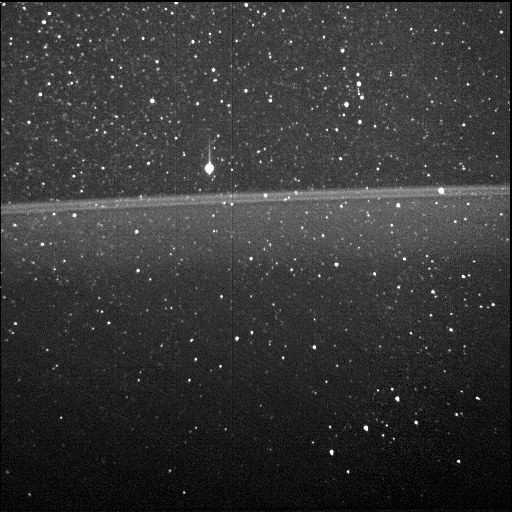
#> input picture imagenes/Estrellas.png, 512 x 512 px
$ jupyter execute tp1.ipynb
#> lines starting #> are read from the running program, lines starting #| are printed output that depends on the picture; after the words box and inside, x2 and y2 are one past the last pixel; in counts of white or black regions, pixels touching at a corner belong together
[cell 1]
import numpy as np
import matplotlib.pyplot as plt
import cv2 as cv

[cell 2]
# Leemos la imagen e imprimimos sus caracteristicas

img = cv.imread('Estrellas.png',cv.IMREAD_GRAYSCALE)
#> img is the input picture: shape (512, 512); min 0, max 255, mean 53.3

print('Estructura de la imagen: {}'.format(img.shape))
#| Estructura de la imagen: (512, 512)
print('Cantidad total de pixeles: {}'.format(img.size))
#| Cantidad total de pixeles: 262144
print('Tipo de dato de cada pixel: {}'.format(img.dtype))
#| Tipo de dato de cada pixel: uint8

if len(img.shape)==3:
    print('Imagen COLOR')
else:
    print('Imagen BW')

[cell 3]
# Muestamos la imagen original

plt.imshow(img, cmap='gray');

[cell 4]
# Para encontrar la estrella mas brillante, primero intentamos buscando el pixel con mayor valor

(minVal, maxVal, minLoc, maxLoc) = cv.minMaxLoc(img) # Obtenemos valore y posicion de los pixeles máximos y mínimos
#> minVal = 0; maxVal = 255; minLoc = (0, 0); maxLoc = (237, 338)

anotaciones = np.zeros(img.shape, dtype='uint8') # Creamos una máscara donde hacer las anotaciones
cv.circle(anotaciones, maxLoc,20,255,2,cv.LINE_AA) # Dibujamos un circulo en la posición encontrada
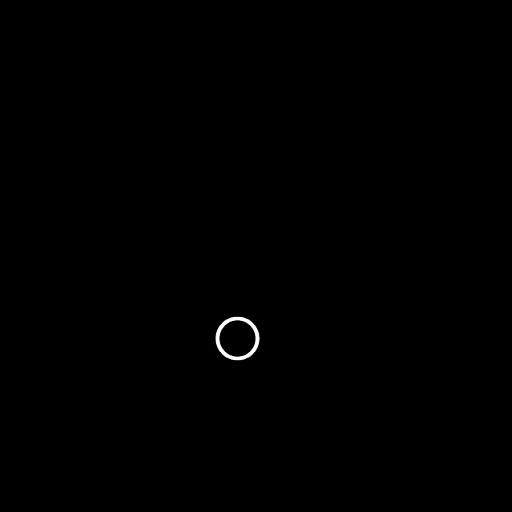
#> anotaciones: shape (512, 512); min 0, max 255, mean 0.5

img_suma = cv.add(img,anotaciones)
plt.imshow(img_suma, cmap='gray');

[cell 5]
'''
Vemos que el pixel con un mayor valor no se corresponde con la estrella más brillante.
Esto se puede pasar porque la imagen original tiene bastente ruido, para ver que está pasando podemos hacer un perfil
de las intensidades en la columna que aparece este punto brillante.

'''

perfil = img[:,maxLoc[0]]
#> perfil = 512 values, max 255 at index 338, min 0 at index 0, mean 57.09
plt.plot(perfil)
plt.show()
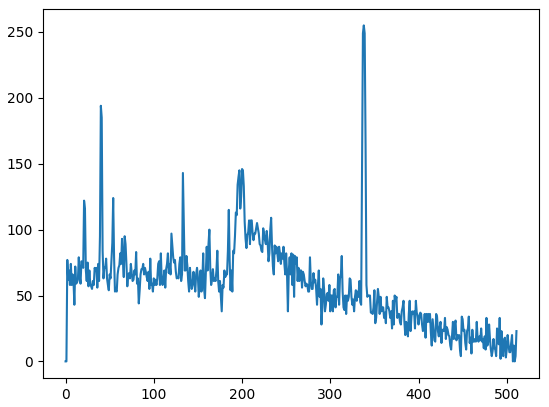
#> figure drawn by matplotlib, 1 panel; curve peaks at x = 338, y = 255

[cell 6]
'''
Vemos en el perfil que es un solo un par de pixeles son los que tienen un valor de intensidad muy alto,
que no significa que sea un punto de mucho brillo sino que puede ser producto del ruido de la imagen.

Para poder solucionar esto, intentamos haciendo un blur gausiano de la imagen para mezclar los colores de cada pixel
con los de los pixeles vecinos, asi reduciendo el rudio.

Comparamos el mismo perfil, ahora con la imagen blureada.
'''

img_blur = cv.GaussianBlur(img,(5,5),0)
perfil = img_blur[:,maxLoc[0]]
#> perfil = 512 values, max 207 at index 338, min 8 at index 508, mean 56.18
plt.plot(perfil)
plt.show()
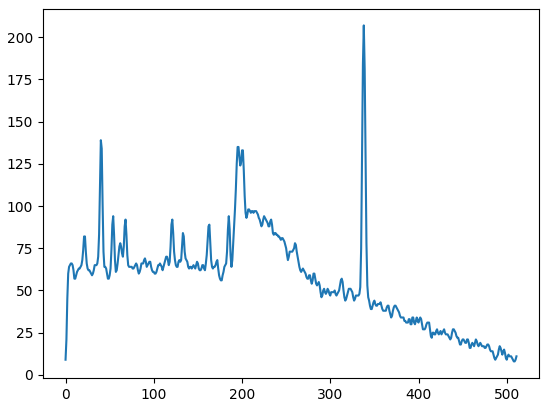
#> figure drawn by matplotlib, 1 panel; curve peaks at x = 338, y = 207

[cell 7]
# Mostramos la imagen con el blur

plt.imshow(img_blur, cmap='gray');

[cell 8]
maxLoc
#> Out = (237, 338)

[cell 9]
# Volvemos a buscar el punto mas brillante, ahora con la imagen procesada

(minVal, maxVal, minLoc, maxLoc) = cv.minMaxLoc(img_blur)
#> maxVal = 249; minLoc = (511, 483); maxLoc = (209, 166)
anotaciones = np.zeros(img.shape, dtype='uint8')
cv.circle(anotaciones, maxLoc,20,255,2,cv.LINE_AA)
img_suma = cv.add(img,anotaciones)
plt.imshow(img_suma, cmap='gray');

[cell 10]
# Podemos ver el perfil de esta columna ahora.

perfil = img[:,maxLoc[0]]
#> perfil = 512 values, max 249 at index 42, min 0 at index 0, mean 64.77
plt.plot(perfil)
plt.show()
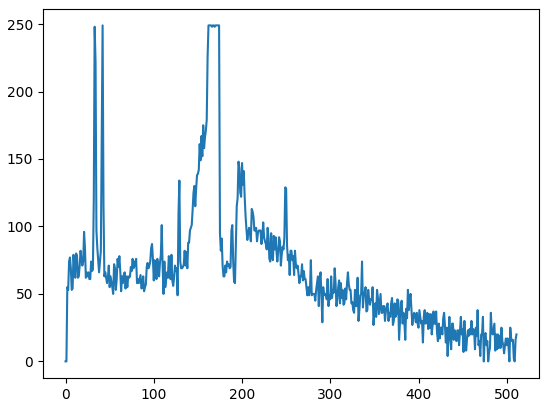
#> figure drawn by matplotlib, 1 panel; curve peaks at x = 42, y = 249

perfil = img_blur[:,maxLoc[0]]
#> perfil = 512 values, max 249 at index 166, min 8 at index 0, mean 62.5
plt.plot(perfil)
plt.show()
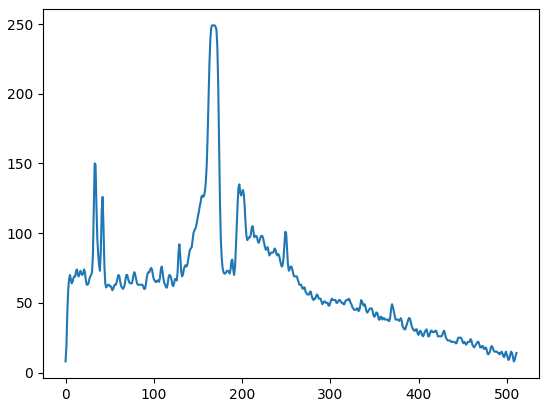
#> figure drawn by matplotlib, 1 panel; curve peaks at x = 166, y = 249

[cell 11]
'''
Podemos sino, buscar una manera de identificar todas las esterllas dentro de la imagen,
para luego ver cual es el brillo y tamaño de cada una y encontrar tambien así las mas grande.

Par eso, primero usamos una función para transformar nuestra imagen en otra que solo tenga pixeles
blancos y negros segun si en esa posición el pixel tenia una intensidad mayor o menor a un limite
que elegimos nosotros.
'''
limite = 160
ret, img_binaria = cv.threshold(img,limite,255, cv.THRESH_BINARY)
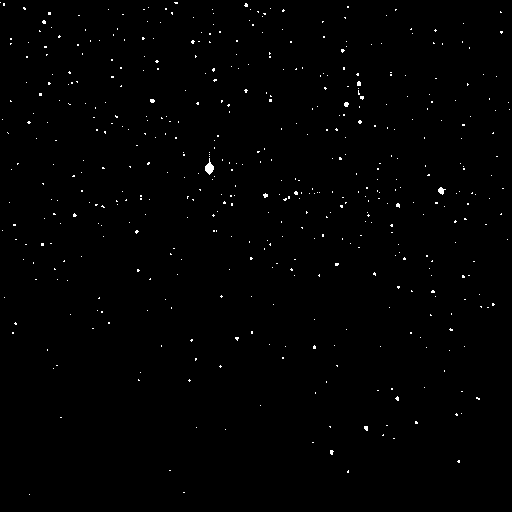
#> img_binaria: shape (512, 512); 0.62% white in thin lines or dots
#> ret = 160
plt.imshow(img_binaria, cmap='gray');

[cell 12]
'''
Teniendo ahora esta imagen que llamamos binaria, podemos usar otra función de OpenCV que busca los contornos de los pixeles
y para cada uno, buscamos el circulo mas chico que contenga a este contorno.

Para cada uno de estos circulos (que tienen el tamaño de cada estella), buscamos su posicion, su tamaño,
y usandolo como máscara sobre la imagen original el brillo medio que tiene la esterlla.
'''

contornos, jerarquia = cv.findContours(img_binaria,cv.RETR_LIST,cv.CHAIN_APPROX_NONE)
#> contornos = 482 contours, 480 with area under 20; largest, box (x1, y1, x2, y2) and area: (205, 158, 214, 175) 64, (438, 187, 446, 195) 26; jerarquia = 482 rows, first 6: [1, -1, -1, -1], [2, 0, -1, -1], [3, 1, -1, -1], [4, 2, -1, -1], [5, 3, -1, -1], [6, 4, -1, -1]


anotaciones = np.zeros(img.shape, dtype='uint8') # Creamos una imagen donde ir dibujando todos los circulos
estrellas = [] # Creamos la lista de estrellas
n = 1

for i in contornos:
    # Primero buscamos la posición y tamaño de cada circulo:
    pos, radio = cv.minEnclosingCircle(i)

    # Para poder usar la posición tenemos que pasarlo a una tupla de enteros
    pos_int = list(pos)
    pos_int[0] = int(pos_int[0])
    pos_int[1] = int(pos_int[1])
    pos = tuple(pos_int)

    # Dibujamos todos los circulos en una misma imagen
    cv.circle(anotaciones, pos,int(radio),255,2,cv.LINE_AA)

    # Para cada estrella, calculamos su área y brillo medio
    area = cv.contourArea(i)
    mascara = np.zeros(img.shape, dtype='uint8')
    cv.circle(mascara, pos,int(radio),255,2,cv.LINE_AA)
    brillo_medio = cv.mean(img, mask=mascara)[0]

    # Guardamos toda la información en una lista
    n += 1
    estrellas.append({'ID': n,'Ubicación': pos,'Tamaño': area,'Brillo': brillo_medio})
#> this loop made 482 passes
#> (i, radio, area, brillo_medio) on passes 2, 4, 7: ([[183, 492], [184, 492]], 0.5, 0, 75.73), ([[169, 470], [170, 470]], 0.5, 0, 75.07), ([[312, 442], [313, 442]], 0.5, 0, 75.07)
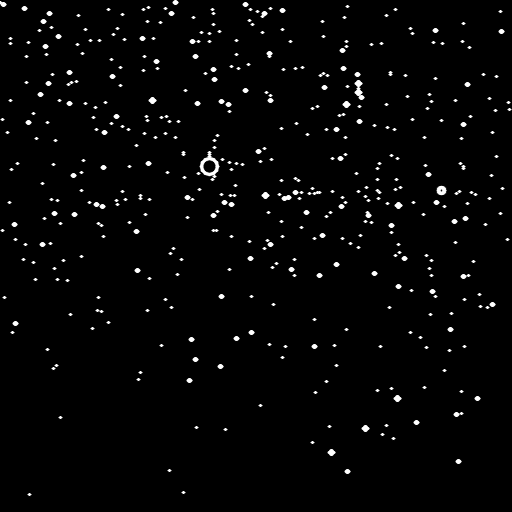
#> anotaciones: shape (512, 512); min 0, max 255, mean 5.5
#> after the loop, estrellas = 482 items; n = 483

[cell 13]
plt.imshow(anotaciones, cmap='gray');

[cell 14]
estrellas

[cell 15]
def obtener_estrella_mayor_tamanio(estrellas):
    mayor_tamanio = estrellas[0]
#> mayor_tamanio = {'ID': 2, 'Ubicación': (29, 494), 'Tamaño': 0, 'Brillo': 65.07}
    for estrella in estrellas:
        if estrella['Tamaño'] > mayor_tamanio['Tamaño']:
            mayor_tamanio = estrella

    return mayor_tamanio

def obtener_estrella_mas_brillante(estrellas):
    mas_brillante = estrellas[0]
    for estrella in estrellas:
        if estrella['Brillo'] > mas_brillante['Brillo']:
            mas_brillante = estrella

    return mas_brillante

[cell 16]
mayor_tamanio = obtener_estrella_mayor_tamanio(estrellas)
#> mayor_tamanio = {'ID': 270, 'Ubicación': (209, 166), 'Tamaño': 64, 'Brillo': 94.4}
mayor_tamanio
#> Out has the same summary as mayor_tamanio

[cell 17]
# Volvemos a buscar el punto de mayor tamaño, ahora con la imagen procesada

anotaciones = np.zeros(img.shape, dtype='uint8')
cv.circle(anotaciones, mayor_tamanio["Ubicación"],20,255,2,cv.LINE_AA)
img_suma = cv.add(img,anotaciones)
plt.imshow(img_suma, cmap='gray');

[cell 18]
mas_brillante = obtener_estrella_mas_brillante(estrellas)
#> in obtener_estrella_mas_brillante, `mas_brillante = estrellas[0]`: mas_brillante = {'ID': 2, 'Ubicación': (29, 494), 'Tamaño': 0, 'Brillo': 65.07}
#> mas_brillante = {'ID': 228, 'Ubicación': (441, 190), 'Tamaño': 25.5, 'Brillo': 163.6}
mas_brillante
#> Out has the same summary as mas_brillante

[cell 19]
# Volvemos a buscar el punto mas brillante, ahora con la imagen procesada

anotaciones = np.zeros(img.shape, dtype='uint8')
cv.circle(anotaciones, mas_brillante["Ubicación"],20,255,2,cv.LINE_AA)
img_suma = cv.add(img,anotaciones)
plt.imshow(img_suma, cmap='gray');
